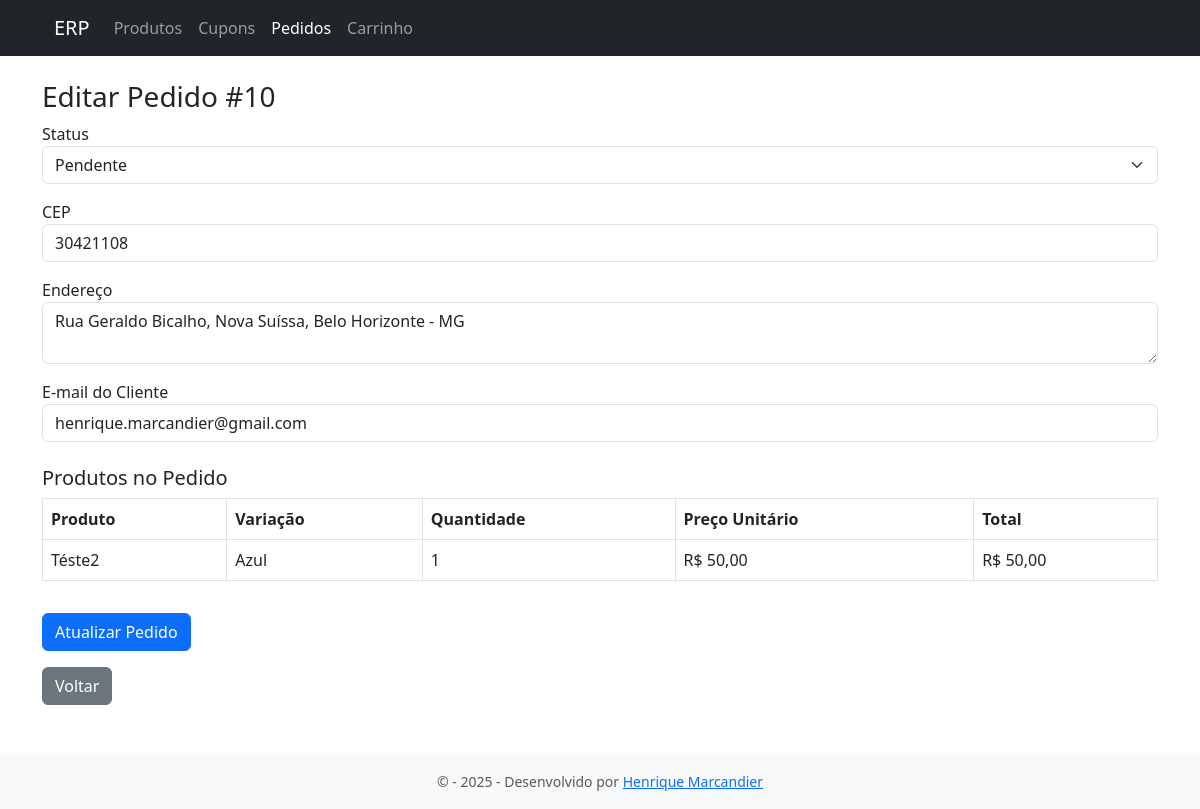
The app's page /?url=pedido/editar&id=10, older data.
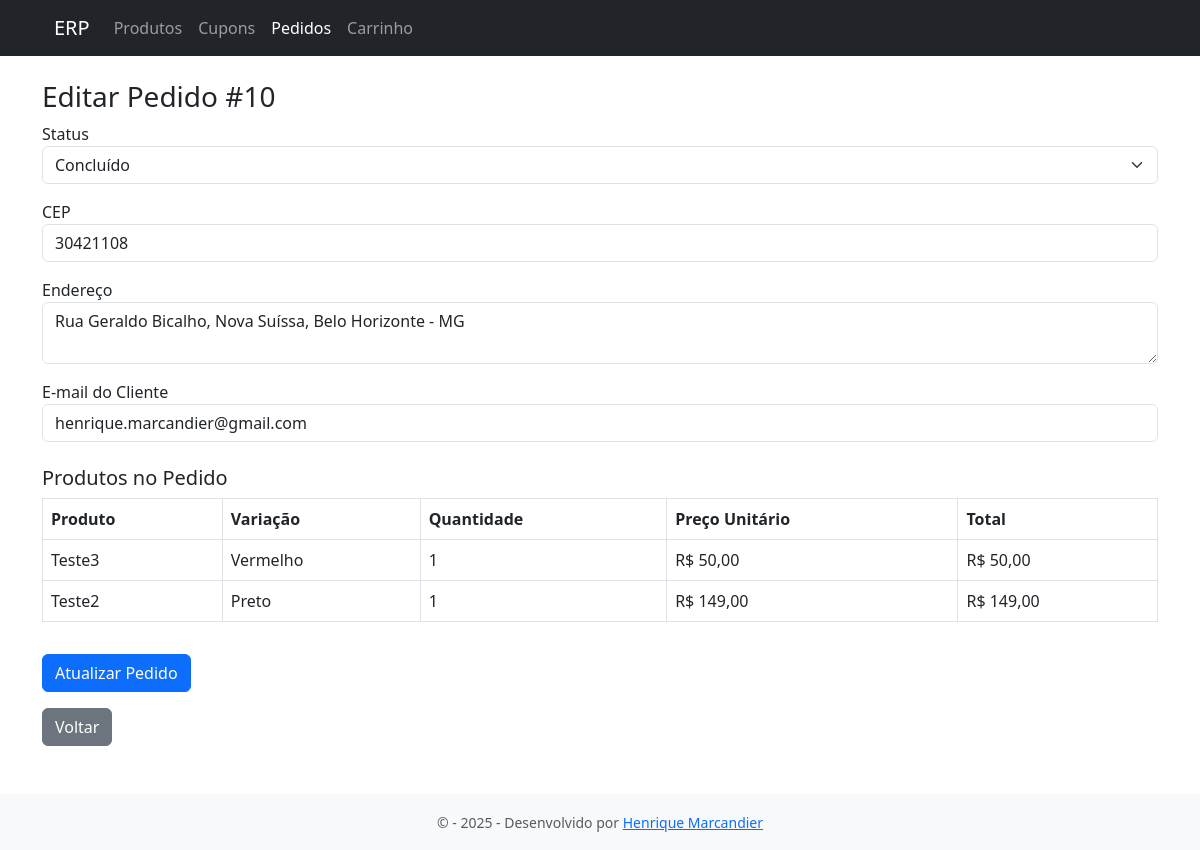
The same page, newer data.
### tables this page shows
CREATE TABLE `pedido_itens` (
  `id` int(11) NOT NULL AUTO_INCREMENT,
  `pedido_id` int(11) NOT NULL,
  `variacao_id` int(11) NOT NULL,
  `quantidade` int(11) NOT NULL,
  `preco_unitario` decimal(10,2) NOT NULL,
  PRIMARY KEY (`id`)
);

CREATE TABLE `produtos` (
  `id` int(11) NOT NULL AUTO_INCREMENT,
  `nome` varchar(100) NOT NULL,
  `descricao` text DEFAULT NULL,
  `preco` decimal(10,2) NOT NULL DEFAULT 0.00,
  `ativo` tinyint(1) DEFAULT 1,
  `criado_em` datetime DEFAULT current_timestamp(),
  PRIMARY KEY (`id`)
);

CREATE TABLE `variacoes` (
  `id` int(11) NOT NULL AUTO_INCREMENT,
  `produto_id` int(11) NOT NULL,
  `nome` varchar(100) NOT NULL,
  `preco` decimal(10,2) NOT NULL,
  PRIMARY KEY (`id`)
);

### controllers/PedidoController.php (called while the page is built, shortened)
<?php
require_once __DIR__ . '/../models/Cupom.php';
        ?>
        <?php
function editarPedido() {
    global $conn;
    $id = intval($_GET['id']);
    $resPedido = $conn->query("SELECT * FROM pedidos WHERE id = $id");
    $pedido = $resPedido->fetch_assoc();
    $resItens = $conn->query("SELECT pi.*, v.nome AS variacao_nome, p.nome AS produto_nome
        FROM pedido_itens pi
        JOIN variacoes v ON pi.variacao_id = v.id
        JOIN produtos p ON v.produto_id = p.id
        WHERE pi.pedido_id = $id");
    $itens = $resItens->fetch_all(MYSQLI_ASSOC);
    include __DIR__ . '/../views/pedidos/form_editar.php';
}
    ?>

### views/pedidos/form_editar.php (the view, shortened to what this page needs)
<?php include __DIR__ . '/../layout/header.php'; ?>
<div class="container mt-4">
  <h3>Editar Pedido #<?= $pedido['id'] ?></h3>
  <form method="POST" action="?url=pedidos/atualizar">
    <div class="mb-3">
      <label>Status</label>
      <select name="status" class="form-select" required>
        <?php
          $status_options = ['Pendente', 'Processando', 'Enviado', 'Cancelado', 'Concluído'];
          foreach ($status_options as $opt) {
            $sel = ($pedido['status'] == $opt) ? 'selected' : '';
            echo "<option value=\"$opt\" $sel>$opt</option>";
          }
        ?>
      </select>
    </div>
    <div class="mb-3">
  <label>CEP</label>
  <input type="text" name="cep" id="cep" class="form-control" value="<?= htmlspecialchars($pedido['cep']) ?>" required>
</div>
<div class="mb-3">
  <label>Endereço</label>
  <textarea name="endereco" id="endereco" class="form-control" required><?= htmlspecialchars($pedido['endereco']) ?></textarea>
</div>
    <div class="mb-3">
      <label>E-mail do Cliente</label>
      <input type="email" name="email" class="form-control" value="<?= htmlspecialchars($pedido['email_cliente']) ?>" required>
    </div>
    <h5 class="mt-4">Produtos no Pedido</h5>
    <table class="table table-bordered">
      <thead>
        <tr>
          <th>Produto</th>
          <th>Variação</th>
          <th>Quantidade</th>
          <th>Preço Unitário</th>
          <th>Total</th>
        </tr>
      </thead>
      <tbody>
        <?php foreach ($itens as $item): ?>
        <tr>
          <td><?= htmlspecialchars($item['produto_nome']) ?></td>
          <td><?= htmlspecialchars($item['variacao_nome']) ?></td>
          <td><?= $item['quantidade'] ?></td>
          <td>R$ <?= number_format($item['preco_unitario'], 2, ',', '.') ?></td>
          <td>R$ <?= number_format($item['quantidade'] * $item['preco_unitario'], 2, ',', '.') ?></td>
        </tr>
        <?php endforeach; ?>
      </tbody>
    </table>
    <button type="submit" class="btn btn-primary mt-3">Atualizar Pedido</button>
  </form>
  <a href="?url=pedidos" class="btn btn-secondary mt-3">Voltar</a>
</div>
<?php include __DIR__ . '/../layout/footer.php'; ?>

Row changes from the older to the newer data that the page shows:
no longer on this page (row edited): pedido_itens: produtos.nome "Téste2", variacao.nome "Azul", quantidade "1", preco_unitario "50,00", $item['quantidade'] * $item['preco_unitario'] "50,00"
added pedido_itens: produtos.nome "Teste3", variacoes.nome "Vermelho", quantidade "1", preco_unitario "50,00", $item['quantidade'] * $item['preco_unitario'] "50,00"
added pedido_itens: produtos.nome "Teste2", variacoes.nome "Preto", quantidade "1", preco_unitario "149,00", $item['quantidade'] * $item['preco_unitario'] "149,00"
Text that changed along with them:
form field status: "Pendente" → "Concluído"
